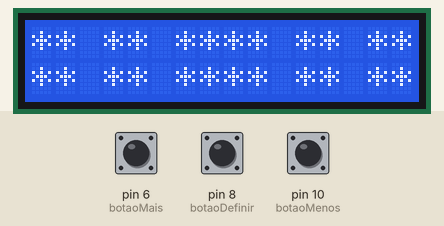
Simulated run of this sketch. Board: Arduino Uno, built with avr-gcc and run on an emulated ATmega328P. Shown: 16×2 character LCD. The inputs (shaded band) are chosen by the test bench; at power-on: pin 8 (botaoDefinir) LOW, pin 6 (botaoMais) LOW, pin 10 (botaoMenos) LOW. What the sketch prints to the serial monitor is not drawn.

Above: at 1.2 s.
1.3 s: pin 8 (botaoDefinir) pulled HIGH for 3.2 s
At 3.6 s:
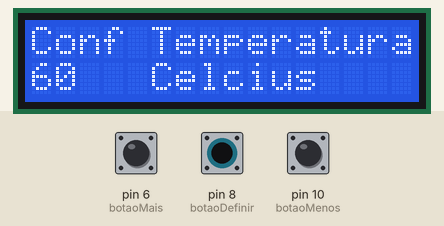
At 5.0 s:
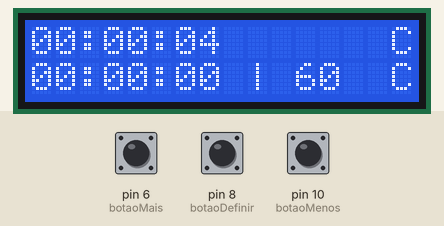
Timing chart, 0 to 6.5 s (numbered marks = the images above; inputs shaded):
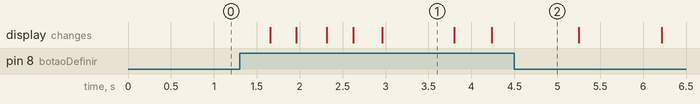

The sketch:

Gauchao.ino
```cpp
/*
Projeto termica com hora, despertador, temperatura, entradaWeb

*/
#include <LiquidCrystal.h>
LiquidCrystal lcd(12, 11, 5, 4, 3, 2);

#define botaoDefinir 8
#define botaoMais 6
#define botaoMenos 10
#define tempoPressionarBotao 300

boolean confHora = false;
boolean confDepertador = false;
boolean confTemperatura = false;
boolean ligadoAquecedor = false;
int operacao = 0;

int hora = -1;
int minuto = -1;

int horaD = -1;
int minutoD = -1;

int temperatura = -1;

boolean debug = true;

void setup() {
  lcd.begin(16, 2);
  lcd.setCursor(0, 0);


  Serial.begin(9600);
}

void loop() {

  if (operacao > 3) {
    operacao = 0;
  }


  switch (operacao) {
    case 0:
      recemLigado();
      operacao += 1;
      break;
    case 1:
      configurarHora();
      operacao += 1;
      break;
    case 2:
      configurarDespertador();
      operacao += 1;
      break;
    case 3:
      configurarTemperatura();
      operacao += 1;
      break;
  }

  if (confHora && confDepertador && confTemperatura) {
    //Iniciar a contagem do tempo
    Serial.println("Iniciando a contagem do tempo");
    contagemTempo();
  }


}

boolean dadosWeb() {
  String horaA = "", minutoA = "", temperaturaPHP = "", horaDPHP = "", minutoDPHP = "";
  char entrada;

  if (Serial.available() > 0) {
    Serial.println("Aqui dados web2");
    entrada = (char) Serial.read();

    if (entrada == '#') {
      Serial.println("Pegando hora atual");
      if (horaA != "") {
        horaA = "";
      }
      hora = obtemHoraPHPA(horaA, entrada);
    }

    if (entrada == '%') {
      Serial.println("Pegando minuto atual");
      if (minutoA != "") {
        minutoA = "";
      }
      minuto = obtemMinutoPHPA(minutoA, entrada);

    }

    if (entrada == '@') {
      Serial.println("Pegando Temperatura");
      if (temperaturaPHP != "") {
        temperaturaPHP = "";
      }
      temperatura = obtemTemperaturaPHP(temperaturaPHP, entrada);
    }

    if (entrada == '!') {
      Serial.println("Pegando hora despertar");
      if (horaDPHP != "") {
        horaDPHP = "";
      }
      horaD = obtemHoraPHPD(horaDPHP, entrada);
    }

    if (entrada == '=') {
      Serial.println("Pegando minuto despertar");
      if (minutoDPHP != "") {
        minutoDPHP = "";
      }
      minutoD = obtemMinutoPHPD(minutoDPHP, entrada);
    }
  }


  if (hora != -1 && minuto != -1 && temperatura != -1 && horaD != -1 && minutoD != -1) {
    confHora = true;
    confDepertador = true;
    confTemperatura = true;
    operacao = 4;
    Serial.println(hora);
    Serial.println(minuto);
    Serial.println(temperatura);
    Serial.println(horaD);
    Serial.println(minutoD);
    return true;
  }

  return false;
}


int obtemMinutoPHPD(String minutoD, char entrada) {
  while (true) {
    if (Serial.available() > 0) {
      entrada = (char) Serial.read();
      if (entrada != '=') {
        minutoD += entrada;
      } else {
        break;
      }
    }
  }
  Serial.print(minutoD);
  Serial.println(" m");
  return minutoD.toInt();
}

int obtemHoraPHPD(String horaD, char entrada) {
  while (true) {
    if (Serial.available() > 0) {
      entrada = (char) Serial.read();
      if (entrada != '!') {
        horaD += entrada;
      } else {
        break;
      }
    }
  }
  Serial.print(horaD);
  Serial.println(" h");
  return horaD.toInt();
}

int obtemTemperaturaPHP(String temperatura, char entrada) {
  while (true) {
    if (Serial.available() > 0) {
      entrada = (char) Serial.read();
      if (entrada != '@') {
        temperatura += entrada;
      } else {
        break;
      }
    }
  }
  Serial.print(temperatura);
  Serial.println(" C");
  return temperatura.toInt();
}

int obtemMinutoPHPA(String minutoA, char entrada) {
  while (true) {
    if (Serial.available() > 0) {
      entrada = (char) Serial.read();
      if (entrada != '%') {
        minutoA += entrada;
      } else {
        break;
      }
    }
  }
  Serial.print(minutoA);
  Serial.println(" m");
  return minutoA.toInt();
}

int obtemHoraPHPA(String horaA, char entrada) {
  while (true) {
    if (Serial.available() > 0) {
      entrada = (char) Serial.read();
      if (entrada != '#') {
        horaA += entrada;
      } else {
        break;
      }
    }
  }
  Serial.print(horaA);
  Serial.println(" h");
  return horaA.toInt();
}

/**
Funcao usada para exibir hora e temperatura atual do sensor na primeira linha
e na segunda linha o horario de ligar e a temperatura que devera esquentar a agua
*/
void exibirHoraLCD(int h, int m, int s, int temp, int hD, int mD) {
  //============================== Primeira linha do display =========================//
  if (s % 2 == 0) {
    Serial.println("Aqui1");
    escreverLCD(":", 2, 2, 0);
    escreverLCD(":", 5, 5, 0);
  } else {
    Serial.println("Aqui2");
    escreverLCD(" ", 2, 2, 0);
    escreverLCD(" ", 5, 5, 0);
  }

  if (h < 10) {
    escreverLCD("0", 0, 0, 0);
    escreverLCD(String(h), 1, 1, 0);
  } else {
    escreverLCD(String(h), 0, 1, 0);
  }

  if (m < 10) {
    escreverLCD("0", 3, 3, 0);
    escreverLCD(String(m), 4, 4, 0);

  } else {
    escreverLCD(String(m), 3, 4, 0);
  }

  if (s < 10) {
    escreverLCD("0", 6, 6, 0);
    escreverLCD(String(s), 7, 7, 0);
  } else {
    escreverLCD(String(s), 6, 7, 0);
  }

  escreverLCD(" ", 8, 8, 0);
  //Temperatura atual do sensor
  escreverLCD(" ", 9, 14, 0);
  //
  escreverLCD("C", 15, 15, 0);


  //============================== Primeira linha do display =========================//

  //============================= Segunda Linha do Display ===========================//

  escreverLCD(":", 2, 2, 1);
  escreverLCD(":", 5, 5, 1);


  if (hD < 10) {
    escreverLCD("0", 0, 0, 1);
    escreverLCD(String(hD), 1, 1, 1);
  } else {
    escreverLCD(String(hD), 0, 1, 1);
  }

  if (mD < 10) {
    escreverLCD("0", 3, 3, 1);
    escreverLCD(String(mD), 4, 4, 1);
  } else {
    escreverLCD(String(mD), 3, 4, 1);
  }

  escreverLCD("00", 6, 7, 1);

  escreverLCD(" | ", 8, 10, 1);
  escreverLCD(String(temp), 11, 14, 1);
  escreverLCD("C", 15, 15, 1);
  //============================= Segunda Linha do Display ===========================//

}

/*
Contagem da hora
*/
void contagemTempo() {
  int segundo = 0, ant = 0;
  int h = hora;
  int m = minuto;
  unsigned long time = 0;
  //Limpando resto do display
  escreverLCD(" ", 8, 15, 1);

  while (true) {
    //Segundos
    if (millis() - time < 0) {
      time = millis();
    } else {
      segundo = int((millis() - time) / 1000);

    }
    if (ant != segundo) {
      ant = segundo;

      if (segundo > 59) {
        m++;
        segundo = 0;
        time = millis();
      }

      if (m > 59) {
        m = 0;
        h++;
      }

      if (h > 23) {
        h = 0;
      }

      exibirHoraLCD(h, m, segundo, temperatura, horaD, minutoD);
    }
    if (h == horaD && m == minutoD) {
      Serial.println("Iniciando o aquecimento da agura");
      ligadoAquecedor = true;
    }

    if (ligadoAquecedor) {
      aquecendo();
    }
  }
}

/**
*/
void aquecendo() {
  Serial.println("Aquecendo");


}

void recemLigado() {
  escreverLCD("** ** **** ** **", 0, 16, 0);
  escreverLCD("** ** **** ** **", 0, 16, 1);
  while (true) {
    if (dadosWeb()) {
      break;
    }
    if (digitalRead(botaoDefinir) == HIGH) {
      delay(tempoPressionarBotao);
      break;
    }
  }
}

void configurarHora() {
  escreverLCD("Conf Relogio", 0, 16, 0);
  escreverLCD("", 0, 16, 1);
  while (true) {
    hora = obtemHora();
    minuto = obtemMinuto();
    confHora = true;
    break;
  }
}

int obtemMinuto() {
  int m = 0;
  escreverLCD("Minuto: ", 0, 8, 1);
  escreverLCD(String(m), 8, 11, 1);

  while (true) {
    if (digitalRead(botaoMais) == HIGH) {
      m += 1;
      if (m > 59) {
        m = 0;
      }
      escreverLCD(String(m), 8, 11, 1);
      delay(tempoPressionarBotao);
    }

    if (digitalRead(botaoMenos) == HIGH) {
      m -= 1;
      if (m < 0) {
        m = 59;
      }
      escreverLCD(String(m), 8, 11, 1);
      delay(tempoPressionarBotao);
    }

    if (digitalRead(botaoDefinir) == HIGH) {
      delay(tempoPressionarBotao);
      break;
    }
  }
  return m;
}

int obtemHora() {
  int h = 0;
  escreverLCD("Hora: ", 0, 6, 1);
  escreverLCD(String(h), 6, 10, 1);
  while (true) {

    if (digitalRead(botaoMais) == HIGH) {
      h += 1;
      if (h > 23) {
        h = 0;
      }
      escreverLCD(String(h), 6, 10, 1);
      delay(tempoPressionarBotao);
    }

    if (digitalRead(botaoMenos) == HIGH) {
      h -= 1;
      if (h < 0) {
        h = 23;
      }
      escreverLCD(String(h), 6, 10, 1);
      delay(tempoPressionarBotao);
    }

    if (digitalRead(botaoDefinir) == HIGH) {
      delay(tempoPressionarBotao);
      break;
    }
  }
  return h;
}

void configurarDespertador() {
  escreverLCD("Conf Despert", 0, 16, 0);
  escreverLCD("", 0, 16, 1);
  while (true) {
    horaD = obtemHora();
    minutoD = obtemMinuto();
    confDepertador = true;
    break;
  }
}

int obtemTemperatura() {
  int temp = 60;
  while (true) {
    if (digitalRead(botaoMais) == HIGH) {
      if (temp < 200) {
        temp += 1;
      }
      escreverLCD(String(temp), 0, 5, 1);
      escreverLCD("Celcius", 5, 16, 1);
      delay(tempoPressionarBotao);
    }

    if (digitalRead(botaoMenos) == HIGH) {
      if (temp > 0) {
        temp -= 1;
      }
      escreverLCD(String(temp), 0, 5, 1);
      escreverLCD("Celcius", 5, 16, 1);
      delay(tempoPressionarBotao);
    }

    if (digitalRead(botaoDefinir) == HIGH) {
      delay(tempoPressionarBotao);
      break;
    }

  }
  return temp;
}

void configurarTemperatura() {
  escreverLCD("Conf Temperatura", 0, 16, 0);
  escreverLCD("60", 0, 5, 1);
  escreverLCD("Celcius", 5, 16, 1);
  while (true) {
    temperatura = obtemTemperatura();
    confTemperatura = true;
    break;
  }
}


void escreverLCD(String text, int inicio, int fim, int linha) {
  if (debug) {
    Serial.print (text.length());
    Serial.print(" -> ");
    Serial.println(fim - inicio);

    Serial.print("Posicao ");
    Serial.print(inicio);
    Serial.print(" ");
    Serial.println(fim);

    Serial.println(text);
  }

  if (text.length() > (fim + 1) - inicio || text.length() > 16) {
    if (fim - inicio == 0 && text.length() == 1) {
      lcd.setCursor(inicio, linha);
      lcd.print(text);
    }
    Serial.println("Erro, ou string eh maior que fim - inicio, ou eh maior que 16 caracteres");
  } else {
    for (int k = inicio; k <= fim; k++) {
      lcd.setCursor(k, linha);
      lcd.print(" ");
    }
    lcd.setCursor(inicio, linha);
    lcd.print(text);
  }
}
```

Measured:
- after the input at 1.3 s, the display: first changes after 0.36 s (image 1 shows a later state)
- what the display in image 1 shows lasts 0.8 s, from 3.0 s to 3.8 s
